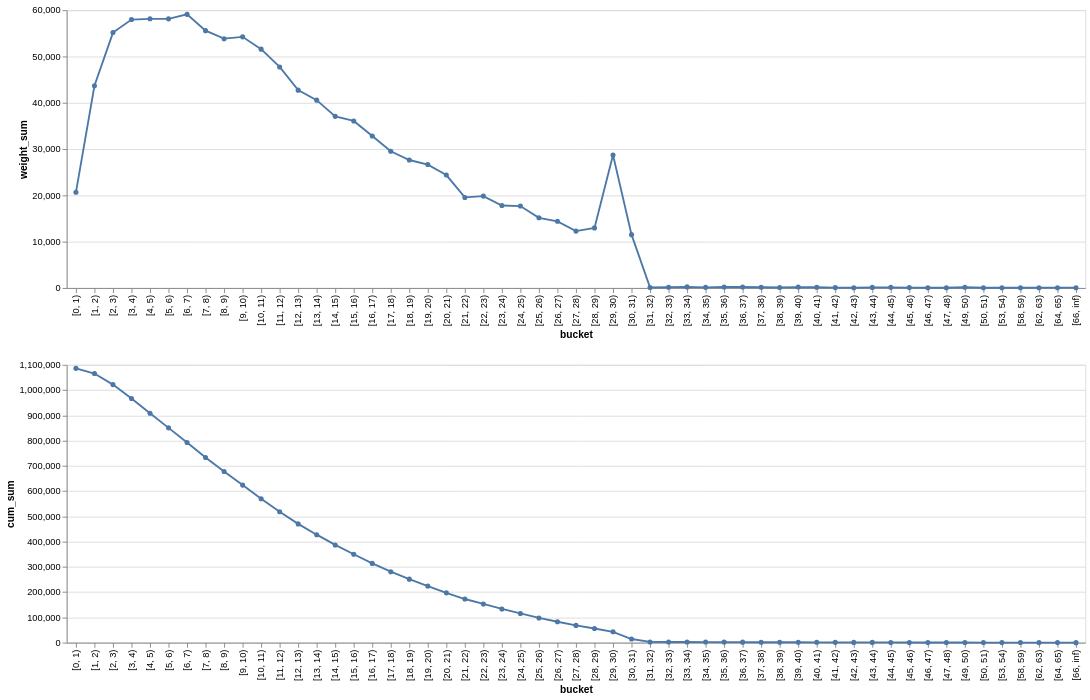

Notebook cell for this chart:
### Code cell
df = (
    fields.sort("weight_kg")
    .with_columns(
        pl.col("weight_kg")
        .cut(
            [float(x) for x in range(int(fields["weight_kg"].max()))],
            left_closed=True,
        )
        .alias("bucket")
    )
    .group_by("bucket", maintain_order=True)
    .agg(
        pl.col("weight_kg").mean().alias("weight_kg"),
        pl.col("weight_kg").sum().alias("weight_sum"),
    )
    .with_columns(cum_weight_sum=pl.col("weight_sum").cum_sum(reverse=True))
)

base = alt.Chart(df).properties(width=1100).mark_line(point=True)

sum_chart = base.encode(
    x=("bucket"),
    y="weight_sum",
    tooltip=[
        "bucket",
        "weight_sum",
    ],
)

cum_sum_chart = base.encode(
    x="bucket",
    y="cum_weight_sum",
    tooltip=[
        "bucket",
        "cum_weight_sum",
    ],
)
chart = sum_chart & cum_sum_chart

chart.resolve_legend()

### Figure 1 — Vega-Lite specification as saved in the notebook (floating-point values rounded to 4 significant figures)
{"config": {"view": {"continuousWidth": 300, "continuousHeight": 300}}, "vconcat": [{"mark": {"type": "line", "point": true}, "encoding": {"tooltip": [{"field": "bucket", "type": "ordinal"}, {"field": "weight_sum", "type": "quantitative"}], "x": {"field": "bucket", "sort": ["[-inf, 0)", "[0, 1)", "[1, 2)", "[2, 3)", "[3, 4)", "[4, 5)", "[5, 6)", "[6, 7)", "[7, 8)", "[8, 9)", "[9, 10)", "[10, 11)", "[11, 12)", "[12, 13)", "[13, 14)", "[14, 15)", "[15, 16)", "[16, 17)", "[17, 18)", "[18, 19)", "[19, 20)", "[20, 21)", "[21, 22)", "[22, 23)", "[23, 24)", "[24, 25)", "[25, 26)", "[26, 27)", "[27, 28)", "[28, 29)", "[29, 30)", "[30, 31)", "[31, 32)", "[32, 33)", "[33, 34)", "[34, 35)", "[35, 36)", "[36, 37)", "[37, 38)", "[38, 39)", "[39, 40)", "[40, 41)", "[41, 42)", "[42, 43)", "[43, 44)", "[44, 45)", "[45, 46)", "[46, 47)", "[47, 48)", "[48, 49)", "[49, 50)", "[50, 51)", "[51, 52)", "[52, 53)", "[53, 54)", "[54, 55)", "[55, 56)", "[56, 57)", "[57, 58)", "[58, 59)", "[59, 60)", "[60, 61)", "[61, 62)", "[62, 63)", "[63, 64)", "[64, 65)", "[65, 66)", "[66, inf)"], "type": "ordinal"}, "y": {"field": "weight_sum", "type": "quantitative"}}, "width": 1100}, {"mark": {"type": "line", "point": true}, "encoding": {"tooltip": [{"field": "bucket", "type": "ordinal"}, {"field": "cum_sum", "type": "quantitative"}], "x": {"field": "bucket", "sort": ["[-inf, 0)", "[0, 1)", "[1, 2)", "[2, 3)", "[3, 4)", "[4, 5)", "[5, 6)", "[6, 7)", "[7, 8)", "[8, 9)", "[9, 10)", "[10, 11)", "[11, 12)", "[12, 13)", "[13, 14)", "[14, 15)", "[15, 16)", "[16, 17)", "[17, 18)", "[18, 19)", "[19, 20)", "[20, 21)", "[21, 22)", "[22, 23)", "[23, 24)", "[24, 25)", "[25, 26)", "[26, 27)", "[27, 28)", "[28, 29)", "[29, 30)", "[30, 31)", "[31, 32)", "[32, 33)", "[33, 34)", "[34, 35)", "[35, 36)", "[36, 37)", "[37, 38)", "[38, 39)", "[39, 40)", "[40, 41)", "[41, 42)", "[42, 43)", "[43, 44)", "[44, 45)", "[45, 46)", "[46, 47)", "[47, 48)", "[48, 49)", "[49, 50)", "[50, 51)", "[51, 52)", "[52, 53)", "[53, 54)", "[54, 55)", "[55, 56)", "[56, 57)", "[57, 58)", "[58, 59)", "[59, 60)", "[60, 61)", "[61, 62)", "[62, 63)", "[63, 64)", "[64, 65)", "[65, 66)", "[66, inf)"], "type": "ordinal"}, "y": {"field": "cum_sum", "type": "quantitative"}}, "width": 1100}], "data": {"name": "data-69cd8801f248512b9fe8ea17c8904cd9"}, "resolve": {"legend": {}}, "$schema": "https://vega.github.io/schema/vega-lite/v6.4.1.json", "datasets": {"data-69cd8801f248512b9fe8ea17c8904cd9": [{"bucket": "[0, 1)", "weight_kg": 0.5213, "weight_sum": 20660.0, "cum_sum": 1086000.0}, {"bucket": "[1, 2)", "weight_kg": 1.457, "weight_sum": 43680.0, "cum_sum": 1065000.0}, {"bucket": "[2, 3)", "weight_kg": 2.475, "weight_sum": 55160.0, "cum_sum": 1022000.0}, {"bucket": "[3, 4)", "weight_kg": 3.446, "weight_sum": 57980.0, "cum_sum": 966600.0}, {"bucket": "[4, 5)", "weight_kg": 4.477, "weight_sum": 58130.0, "cum_sum": 908600.0}, {"bucket": "[5, 6)", "weight_kg": 5.47, "weight_sum": 58130.0, "cum_sum": 850500.0}, {"bucket": "[6, 7)", "weight_kg": 6.476, "weight_sum": 59100.0, "cum_sum": 792300.0}, {"bucket": "[7, 8)", "weight_kg": 7.487, "weight_sum": 55580.0, "cum_sum": 733200.0}, {"bucket": "[8, 9)", "weight_kg": 8.493, "weight_sum": 53850.0, "cum_sum": 677600.0}, {"bucket": "[9, 10)", "weight_kg": 9.49, "weight_sum": 54240.0, "cum_sum": 623800.0}, {"bucket": "[10, 11)", "weight_kg": 10.47, "weight_sum": 51590.0, "cum_sum": 569600.0}, {"bucket": "[11, 12)", "weight_kg": 11.48, "weight_sum": 47740.0, "cum_sum": 518000.0}, {"bucket": "[12, 13)", "weight_kg": 12.47, "weight_sum": 42730.0, "cum_sum": 470200.0}, {"bucket": "[13, 14)", "weight_kg": 13.48, "weight_sum": 40570.0, "cum_sum": 427500.0}, {"bucket": "[14, 15)", "weight_kg": 14.49, "weight_sum": 37070.0, "cum_sum": 386900.0}, {"bucket": "[15, 16)", "weight_kg": 15.47, "weight_sum": 36070.0, "cum_sum": 349900.0}, {"bucket": "[16, 17)", "weight_kg": 16.48, "weight_sum": 32810.0, "cum_sum": 313800.0}, {"bucket": "[17, 18)", "weight_kg": 17.49, "weight_sum": 29520.0, "cum_sum": 281000.0}, {"bucket": "[18, 19)", "weight_kg": 18.47, "weight_sum": 27640.0, "cum_sum": 251500.0}, {"bucket": "[19, 20)", "weight_kg": 19.48, "weight_sum": 26650.0, "cum_sum": 223800.0}, {"bucket": "[20, 21)", "weight_kg": 20.45, "weight_sum": 24390.0, "cum_sum": 197200.0}, {"bucket": "[21, 22)", "weight_kg": 21.47, "weight_sum": 19560.0, "cum_sum": 172800.0}, {"bucket": "[22, 23)", "weight_kg": 22.47, "weight_sum": 19840.0, "cum_sum": 153200.0}, {"bucket": "[23, 24)", "weight_kg": 23.48, "weight_sum": 17820.0, "cum_sum": 133400.0}, {"bucket": "[24, 25)", "weight_kg": 24.48, "weight_sum": 17700.0, "cum_sum": 115500.0}, {"bucket": "[25, 26)", "weight_kg": 25.47, "weight_sum": 15150.0, "cum_sum": 97840.0}, {"bucket": "[26, 27)", "weight_kg": 26.47, "weight_sum": 14400.0, "cum_sum": 82690.0}, {"bucket": "[27, 28)", "weight_kg": 27.48, "weight_sum": 12280.0, "cum_sum": 68290.0}, {"bucket": "[28, 29)", "weight_kg": 28.47, "weight_sum": 12980.0, "cum_sum": 56010.0}, {"bucket": "[29, 30)", "weight_kg": 29.6, "weight_sum": 28740.0, "cum_sum": 43030.0}, {"bucket": "[30, 31)", "weight_kg": 30.01, "weight_sum": 11520.0, "cum_sum": 14290.0}, {"bucket": "[31, 32)", "weight_kg": 31.8, "weight_sum": 95.41, "cum_sum": 2761.0}, {"bucket": "[32, 33)", "weight_kg": 32.33, "weight_sum": 161.7, "cum_sum": 2665.0}, {"bucket": "[33, 34)", "weight_kg": 33.28, "weight_sum": 233.0, "cum_sum": 2504.0}, {"bucket": "[34, 35)", "weight_kg": 34.37, "weight_sum": 137.5, "cum_sum": 2271.0}, {"bucket": "[35, 36)", "weight_kg": 35.39, "weight_sum": 212.3, "cum_sum": 2133.0}, {"bucket": "[36, 37)", "weight_kg": 36.2, "weight_sum": 217.2, "cum_sum": 1921.0}, {"bucket": "[37, 38)", "weight_kg": 37.52, "weight_sum": 150.1, "cum_sum": 1703.0}, {"bucket": "[38, 39)", "weight_kg": 38.35, "weight_sum": 115.0, "cum_sum": 1553.0}, {"bucket": "[39, 40)", "weight_kg": 39.53, "weight_sum": 197.7, "cum_sum": 1438.0}, {"bucket": "[40, 41)", "weight_kg": 40.33, "weight_sum": 161.3, "cum_sum": 1241.0}, {"bucket": "[41, 42)", "weight_kg": 41.55, "weight_sum": 83.1, "cum_sum": 1079.0}, {"bucket": "[42, 43)", "weight_kg": 42.42, "weight_sum": 42.42, "cum_sum": 996.3}, {"bucket": "[43, 44)", "weight_kg": 43.41, "weight_sum": 130.2, "cum_sum": 953.9}, {"bucket": "[44, 45)", "weight_kg": 44.55, "weight_sum": 133.7, "cum_sum": 823.7}, {"bucket": "[45, 46)", "weight_kg": 45.25, "weight_sum": 90.51, "cum_sum": 690.0}, {"bucket": "[46, 47)", "weight_kg": 46.07, "weight_sum": 46.07, "cum_sum": 599.5}, {"bucket": "[47, 48)", "weight_kg": 47.51, "weight_sum": 47.51, "cum_sum": 553.4}, {"bucket": "[49, 50)", "weight_kg": 49.6, "weight_sum": 148.8, "cum_sum": 505.9}, {"bucket": "[50, 51)", "weight_kg": 50.4, "weight_sum": 50.4, "cum_sum": 357.1}, {"bucket": "[53, 54)", "weight_kg": 53.35, "weight_sum": 53.35, "cum_sum": 306.7}, {"bucket": "[58, 59)", "weight_kg": 58.2, "weight_sum": 58.2, "cum_sum": 253.4}, {"bucket": "[62, 63)", "weight_kg": 62.66, "weight_sum": 62.66, "cum_sum": 195.2}, {"bucket": "[64, 65)", "weight_kg": 64.93, "weight_sum": 64.93, "cum_sum": 132.5}, {"bucket": "[66, inf)", "weight_kg": 67.58, "weight_sum": 67.58, "cum_sum": 67.58}]}}
